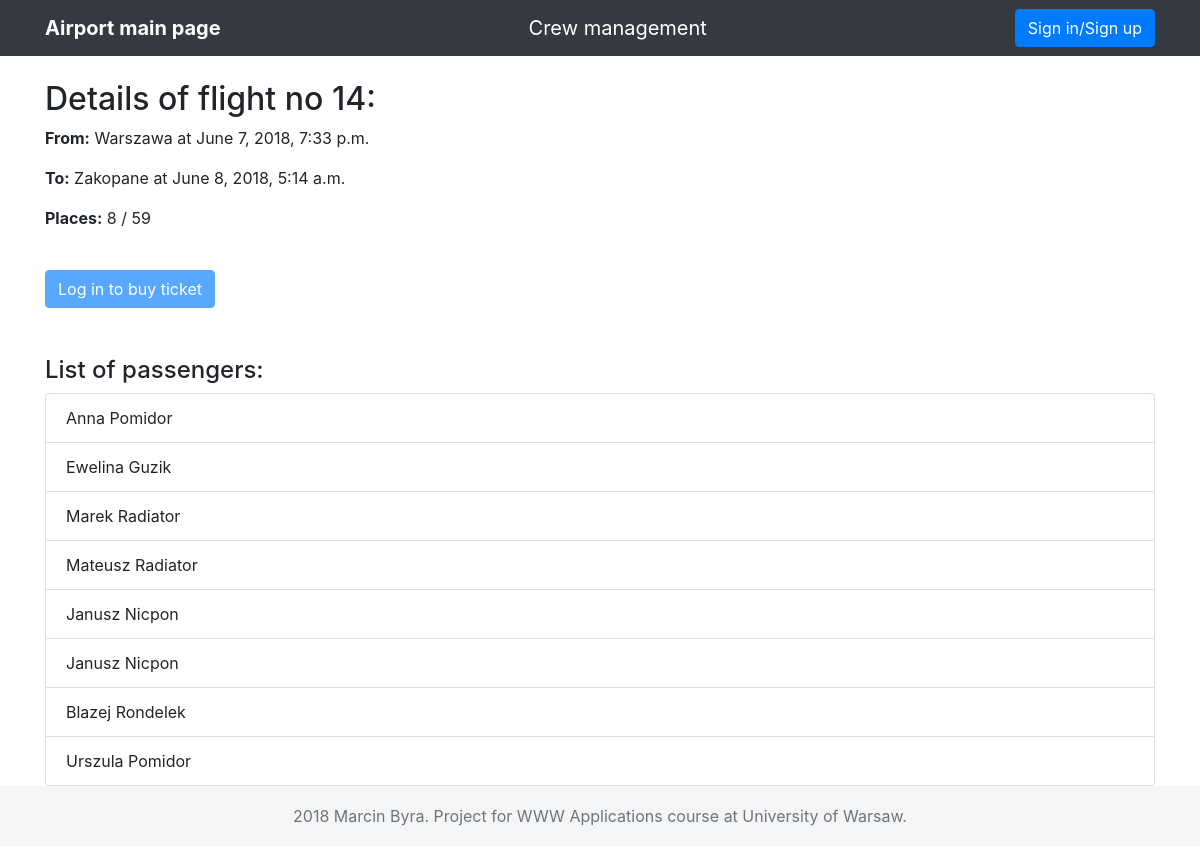
The app's page /airport/flight/14/ with its own data.
### airport/models.py (models this page shows, shortened)
class Flight(models.Model):
    airplane = models.ForeignKey(Airplane, on_delete=models.CASCADE)
    crew = models.ForeignKey(Crew, on_delete=models.CASCADE, blank=True, null=True, default=None)
    source = models.CharField(max_length=20)
    destination = models.CharField(max_length=20)
    departure_time = models.DateTimeField()
    arrival_time = models.DateTimeField()

class Airplane(models.Model):
    number = models.IntegerField(unique=True)
    capacity = models.IntegerField()

class User(AbstractUser):
    first_name = models.CharField(max_length=20)
    last_name = models.CharField(max_length=20)

### airport/views.py (the view)
# urls.py: path('flight/<int:flight_no>/', views.flight_details, name='flight_details'),
def flight_details(request, flight_no):
    flight = get_object_or_404(Flight, pk=flight_no)
    departure_time_str = flight.departure_time.strftime("%Y-%m-%d %H:%M")
    arrival_time_str = flight.arrival_time.strftime("%Y-%m-%d %H:%M")
    passengers = Ticket.objects.filter(flight=flight).values('passenger__first_name', 'passenger__last_name')
    context = {'flight': flight, 'departure_time_str': departure_time_str, 'arrival_time_str': arrival_time_str,
               'passengers': passengers}
    return render(request, 'airport/flight_details.html', context)

### airport/templates/airport/flight_details.html (shortened to what this page needs)
{% extends 'airport/base.html' %}
{% block content %}
    <h2 class="mt-4">Details of flight no {{ flight.pk }}:</h2>
    <p><b>From:</b> {{ flight.source }} at {{ flight.departure_time }}</p>
    <p><b>To:</b> {{ flight.destination }} at {{ flight.arrival_time }}</p>
    <p><b>Places:</b> {{ passengers|length }} / {{ flight.airplane.capacity }}</p>
    {% if request.user.is_authenticated %}
        <a id="id_buy_ticket_button" href="{% url 'airport:buy_ticket' flight.pk %}" class="btn btn-primary active mt-4 my-4">Buy a ticket</a>
    {% else %}
        <a href=# class="btn btn-primary disabled mt-4 my-4">Log in to buy ticket</a>
    {% endif %}
    <h4 class="mt-4">List of passengers:</h4>
    <ul id="id_passenger_list" class="list-group">
    {% for passenger in passengers %}
        <li class="list-group-item">{{ passenger.passenger__first_name }} {{ passenger.passenger__last_name }}</li>
    {% endfor %}
    </ul>
{% endblock %}

### airport/static/airport/style.css (style rules this page uses)
body { padding-top: 54px; }
@media (min-width: 992px) { body { padding-top: 56px; } }
html { position: relative; min-height: 100%; }
body { margin-bottom: 60px; }

### records on screen
Flight: pk "14", source "Warszawa", departure_time "June 7, 2018, 7:33 p.m.", destination "Zakopane", arrival_time "June 8, 2018, 5:14 a.m.", airplane.capacity "59"
User: passenger__first_name "Anna", passenger__last_name "Pomidor"
User: passenger__first_name "Ewelina", passenger__last_name "Guzik"
User: passenger__first_name "Marek", passenger__last_name "Radiator"
User: passenger__first_name "Mateusz", passenger__last_name "Radiator"
User: passenger__first_name "Janusz", passenger__last_name "Nicpon"
User: passenger__first_name "Blazej", passenger__last_name "Rondelek"
User: passenger__first_name "Urszula", passenger__last_name "Pomidor"

### other values on screen
{{ passengers|length }} "8"
